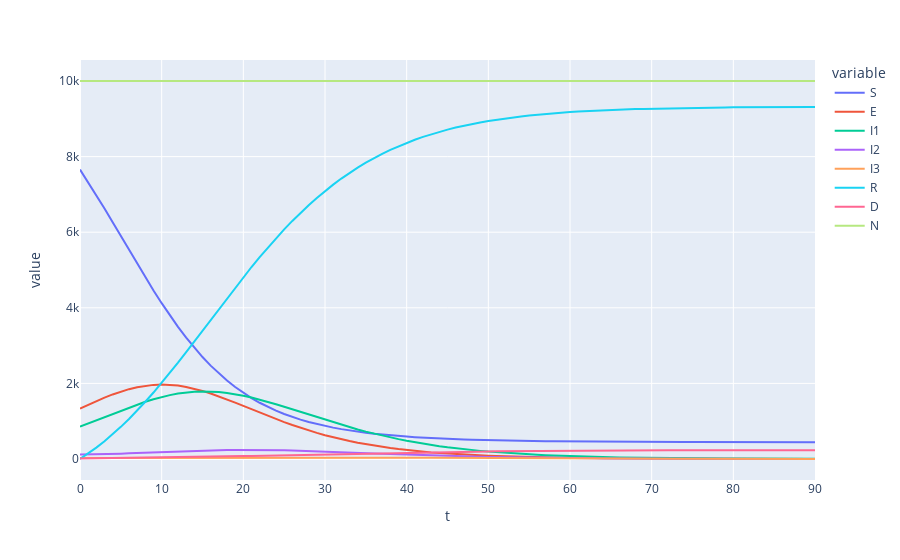

Source (notebook cell):
### Code cell
px.line(result.melt('t'), x='t', y='value', color='variable')
